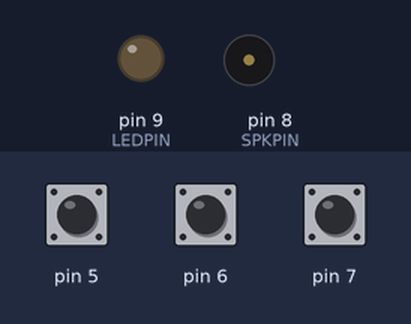
The sketch below on a simulated Arduino Uno, built with avr-gcc and run on an emulated ATmega328P. On the bench: output pins drawn as LEDs (lit = HIGH), buzzer (waves = sounding). The inputs (shaded band) are chosen by the test bench; at power-on: pin 5 HIGH, pin 6 HIGH, pin 7 HIGH. What the sketch prints to the serial monitor is not drawn.

Above: at 0.4 s.
Timing chart, 0 to 1.9 s (numbered marks = the images above):
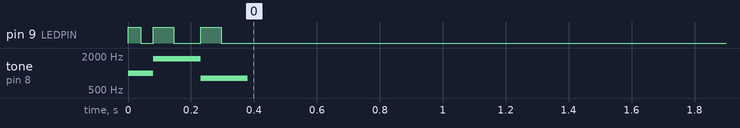

The sketch:

bomb_disarm_2.ino
```cpp
/* This program tells the arduino (bomb) to start counting down.
 *  When the timer is == 50 (when the LED is flashing quickly), the bomb will explode.
 *  the aim of this challenge is for the student look through this code to find the right wire to "cut" (pull out).
 *  Goodluck! */
//-------------------
//variables initialized here:
const int LEDPIN = 9;
const int SPKPIN = 8;
unsigned long previousMillis = 0;
long interval = 2000; //1500 is 2 mins // 2000 is 3:24
long wait = 200000;


void setup() {
  //set-up code
  pinMode(SPKPIN, OUTPUT);
  pinMode(LEDPIN, OUTPUT);
  pinMode(A1, INPUT);
  pinMode(5, INPUT_PULLUP);
  pinMode(6, INPUT_PULLUP);
  pinMode(7, INPUT_PULLUP);
  Serial.begin(9600);

  tone(SPKPIN, 1000); //beep to begin w/ LED
  digitalWrite(LEDPIN, HIGH);
  delay(40);
  digitalWrite(LEDPIN, LOW);
  delay(40);
  noTone(SPKPIN);
}

void loop() {
  //read values from pins and them to variables
  int pinFive = digitalRead(5);
  int pinSix = digitalRead(6);
  int pinSeven = digitalRead(7);
  int photoresistor = analogRead(A1);

  unsigned long currentMillis = millis();

  if (currentMillis - previousMillis >= interval) { //timer for beep w/ speaker

    previousMillis = currentMillis;

    //tone(SPKPIN, 1000); //uncomment to play beeping tone
    digitalWrite(LEDPIN, HIGH);
    delay(60);
    digitalWrite(LEDPIN, LOW);
    //noTone(SPKPIN);
    interval = interval - 10;

  }

  //print to serial monitor
  Serial.print(pinFive);
  Serial.print(" ");
  Serial.print(pinSix);
  Serial.print(" ");
  Serial.print(pinSeven);
  Serial.print(" ");
  Serial.print(photoresistor);
  Serial.println(" "); //println ends line and starts a new one

//logic
  if (pinFive == 1){
   tone(SPKPIN, 1800); //disarm tone with LED
   digitalWrite(LEDPIN, HIGH);
   delay(65);
   digitalWrite(LEDPIN, LOW);
   delay(85);
   tone(SPKPIN, 800);
   digitalWrite(LEDPIN, HIGH);
   delay(65);
   digitalWrite(LEDPIN, LOW);
   delay(85);
   noTone(SPKPIN);
   delay(wait);
  }
  else if (pinSix == 1){ //bomb explodes
   tone(SPKPIN, 100);
   tone(SPKPIN, 1000);
   digitalWrite(LEDPIN, HIGH);
   delay(wait);
  }
  else if (pinSeven == 1){
   tone(SPKPIN, 100);
   tone(SPKPIN, 1000);
   digitalWrite(LEDPIN, HIGH);
   delay(wait);
  }
  else if (photoresistor == 0){
   tone(SPKPIN, 100);
   tone(SPKPIN, 1000);
   digitalWrite(LEDPIN, HIGH);
   delay(wait);
  }
  else if (interval == 50){ //bomb explodes when timer value is 50
       tone(SPKPIN, 1000);
       digitalWrite(LEDPIN, HIGH);
       delay(wait);
    }
}
```

Measured:
- by itself, pin 9 (LEDPIN): alternates HIGH for 0.07 s and LOW for 0.06 s, 5 changes in all, then stays LOW
- by itself, tone on pin 8 (SPKPIN): silent → 1000 Hz at 0.00 s, → 1800 Hz 0.08 s later, → 800 Hz 0.15 s later, → silent 0.15 s later
